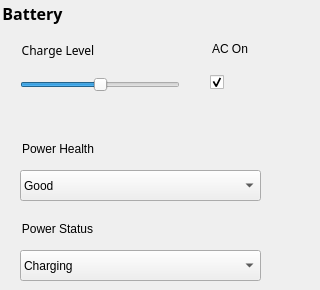
   <widget class="QWidget" name="batteryPage">
    <widget class="QGroupBox" name="batteryBox">
     <property name="geometry">
      <rect>
       <x>0</x>
       <y>0</y>
       <width>311</width>
       <height>101</height>
      </rect>
     </property>
     <property name="font">
      <font>
       <family>Sans Serif</family>
       <pointsize>12</pointsize>
       <weight>75</weight>
       <bold>true</bold>
      </font>
     </property>
     <property name="styleSheet">
      <string notr="true">border: 0px;</string>
     </property>
     <property name="title">
      <string>Battery</string>
     </property>
     <property name="flat">
      <bool>false</bool>
     </property>
    </widget>
    <widget class="QGroupBox" name="bat_chargeGroup">
     <property name="geometry">
      <rect>
       <x>20</x>
       <y>40</y>
       <width>160</width>
       <height>61</height>
      </rect>
     </property>
     <property name="font">
      <font>
       <family>Sans Serif</family>
       <pointsize>9</pointsize>
       <weight>50</weight>
       <bold>false</bold>
      </font>
     </property>
     <property name="styleSheet">
      <string notr="true">border: 0px;</string>
     </property>
     <property name="title">
      <string>Charge Level</string>
     </property>
     <widget class="QSlider" name="bat_levelSlider">
      <property name="geometry">
       <rect>
        <x>0</x>
        <y>30</y>
        <width>160</width>
        <height>29</height>
       </rect>
      </property>
      <property name="accessibleName">
       <string>Charge level</string>
      </property>
      <property name="maximum">
       <number>100</number>
      </property>
      <property name="value">
       <number>50</number>
      </property>
      <property name="orientation">
       <enum>Qt::Horizontal</enum>
      </property>
     </widget>
    </widget>
    <widget class="QGroupBox" name="bat_acGroup">
     <property name="geometry">
      <rect>
       <x>210</x>
       <y>40</y>
       <width>61</width>
       <height>61</height>
      </rect>
     </property>
     <property name="font">
      <font>
       <pointsize>9</pointsize>
       <weight>50</weight>
       <bold>false</bold>
      </font>
     </property>
     <property name="styleSheet">
      <string notr="true">border: 0px;</string>
     </property>
     <property name="title">
      <string>AC On</string>
     </property>
     <widget class="QCheckBox" name="bat_chargeCkBox">
      <property name="geometry">
       <rect>
        <x>0</x>
        <y>30</y>
        <width>24</width>
        <height>24</height>
       </rect>
      </property>
      <property name="text">
       <string/>
      </property>
      <property name="checked">
       <bool>true</bool>
      </property>
     </widget>
    </widget>
    <widget class="QGroupBox" name="bat_statusGroup">
     <property name="geometry">
      <rect>
       <x>20</x>
       <y>220</y>
       <width>251</width>
       <height>21</height>
      </rect>
     </property>
     <property name="font">
      <font>
       <pointsize>9</pointsize>
       <weight>50</weight>
       <bold>false</bold>
      </font>
     </property>
     <property name="styleSheet">
      <string notr="true">border: 0px;</string>
     </property>
     <property name="title">
      <string>Power Status</string>
     </property>
    </widget>
    <widget class="QGroupBox" name="bat_healthGroup">
     <property name="geometry">
      <rect>
       <x>20</x>
       <y>140</y>
       <width>241</width>
       <height>21</height>
      </rect>
     </property>
     <property name="font">
      <font>
       <pointsize>9</pointsize>
       <weight>50</weight>
       <bold>false</bold>
      </font>
     </property>
     <property name="styleSheet">
      <string notr="true">border: 0px;</string>
     </property>
     <property name="title">
      <string>Power Health</string>
     </property>
    </widget>
    <widget class="QComboBox" name="bat_healthBox">
     <property name="geometry">
      <rect>
       <x>20</x>
       <y>170</y>
       <width>241</width>
       <height>31</height>
      </rect>
     </property>
     <property name="styleSheet">
      <string notr="true">padding: 3px 3px 3px 3px;</string>
     </property>
     <item>
      <property name="text">
       <string>Good</string>
      </property>
     </item>
     <item>
      <property name="text">
       <string>Failed</string>
      </property>
     </item>
     <item>
      <property name="text">
       <string>Dead</string>
      </property>
     </item>
     <item>
      <property name="text">
       <string>Overvoltage</string>
      </property>
     </item>
     <item>
      <property name="text">
       <string>Overheated</string>
      </property>
     </item>
     <item>
      <property name="text">
       <string>Unknown</string>
      </property>
     </item>
    </widget>
    <widget class="QComboBox" name="bat_statusBox">
     <property name="geometry">
      <rect>
       <x>20</x>
       <y>250</y>
       <width>241</width>
       <height>31</height>
      </rect>
     </property>
     <property name="styleSheet">
      <string notr="true">padding: 3px 3px 3px 3px;</string>
     </property>
     <property name="currentIndex">
      <number>1</number>
     </property>
     <item>
      <property name="text">
       <string>Unknown</string>
      </property>
     </item>
     <item>
      <property name="text">
       <string>Charging</string>
      </property>
     </item>
     <item>
      <property name="text">
       <string>Discharging</string>
      </property>
     </item>
     <item>
      <property name="text">
       <string>Not charging</string>
      </property>
     </item>
     <item>
      <property name="text">
       <string>Full</string>
      </property>
     </item>
    </widget>
   </widget>
